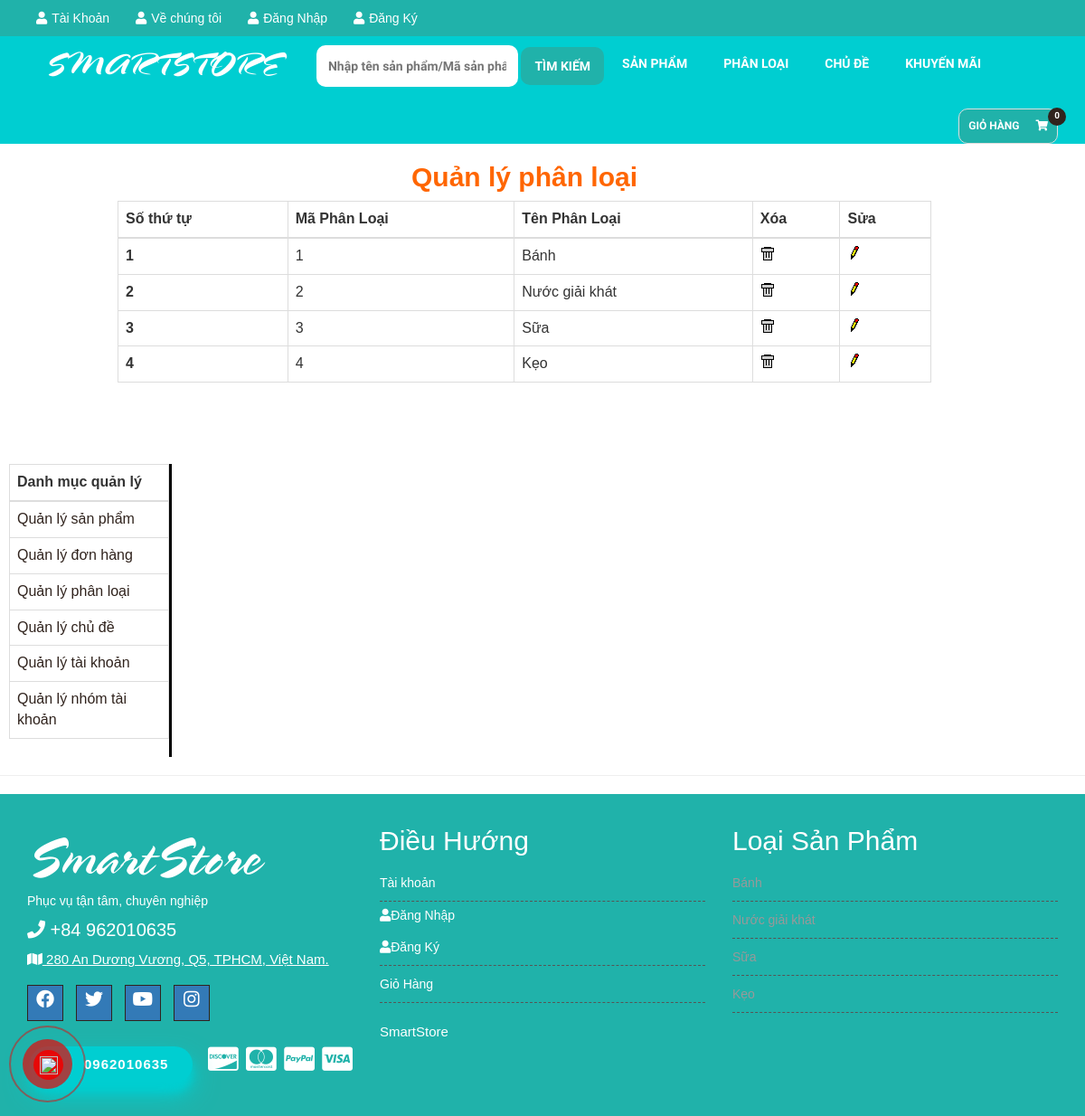
The app's page /admin.php?mod=category&act=manage with its own data.
### tables this page shows
CREATE TABLE `categories` (
  `CategoryID` int(11) NOT NULL,
  `CategoryName` varchar(255) NOT NULL,
  `Position` int(11) DEFAULT 0
);

### Controller/Category/Manage.php (called while the page is built)
<?php
	include_once("Model/Category.php");
	$cat = new Category();
	$ret = $cat->getCategoryManage();
	include_once("View/Category/Manage.php");
?>

### Model/Category.php (called while the page is built, shortened)
<?php
	include_once("Model/DataProvider.php");
	class Category{
		private $da;
		function __construct(){
			$this->da=new DataProvider();
		}
		function getCategoryManage(){
			$sql = "Select * from categories";
			return $this->da->FetchAll($sql);
		}
		function getCategory(){
			$sql= "Select * from categories";
			return $this->da->FetchAll($sql);
		}
	}
?>

### Model/DataProvider.php (called while the page is built, shortened)
<?php
	class DataProvider{
		private $link;
		function __construct()
		{
			$this->link=mysqli_connect("localhost","root","","webdack");
		}
		function ExecuteQuery($sql)
		{
			mysqli_query($this->link,"set names utf8");
			return mysqli_query($this->link, $sql);
		}
		function FetchAll($sql){
			$arr=array();
			$r = $this->ExecuteQuery($sql);
			while($row = mysqli_fetch_assoc($r)){
				$arr[]=$row;
			}
			return $arr;
		}
	}
?>

### Controller/Category/Category.php (called while the page is built)
<?php
	include_once("Model/Category.php");
	$cate = new Category();
	$result = $cate->getCategory();
	include_once("View/Category/Category.php");
?>

### Controller/Category/Categoryfooter.php (called while the page is built)
<?php
	include_once("Model/Category.php");
	$cate = new Category;
	$result = $cate->getCategory();
	include("View/Category/Categoryfooter.php");
?>

### View/Category/Manage.php (the view)
<br>
<div style="width: 900px; float: right; margin-right: 170px;">
<center><h2><a style="color: #ff6600;font-weight: bold;font-size: 30px"href="admin.php?mod=category&act=manage">Quản lý phân loại</a></h2></center>
	<table class="table table-bordered">
	<thead>
		<tr>
		<th scope="col">Số thứ tự</th>
		<th scope="col">Mã Phân Loại</th>
		<th scope="col">Tên Phân Loại</th>
		<th scope="col">Xóa</th>
		<th scope="col">Sửa</th>
		</tr>
	</thead>
	<tbody>
		<?php
		$index = 1;
		foreach ($ret as $row) { ?>
			<tr>
				<th scope="row"><?= $index ?></th>
				<td><?= $row['CategoryID'] ?></td>
				<td><?= $row['CategoryName'] ?></td>
				<td><?= "<a href=\"admin.php?mod=category&act=delete&id=$row[CategoryID]\" onclick=\"return IsDelete()\">" ?><img src="Images/Delete.gif" /></a></td>
				<td><?= "<a href=\"admin.php?mod=category&act=edit&id=$row[CategoryID]\">" ?><img src="Images/Edit.gif" /></a></td>
			</tr>
			<?php $index++;
		} ?>
	</tbody>
	</table>
<br>
</div>

### View/Category/Categoryfooter.php
<?php
    foreach ($result as $row) {
    	echo "<li><a href=\"index.php?mod=category&act=resultcategory&id={$row['CategoryID']}\">{$row['CategoryName']}</a></li>";
    }
?>

### css/style.css (style rules this page uses)
img { max-width: 100%; height: auto; }
h1, h2, h3, h4, h5, h6 { margin: 0 0 10px; }
body { font-family:Arial, Helvetica, sans-serif; background-color: #fff; }
.footer-menu ul li { border-bottom: 1px dashed #555; padding: 5px 0; }
.footer-menu a { display: block; padding: 5px 0;color: #999 }
a { color: #30231D }
body { width: 100%; }

### records on screen
categories: CategoryID "1", CategoryName "Bánh"
categories: CategoryID "2", CategoryName "Nước giải khát"
categories: CategoryID "3", CategoryName "Sữa"
categories: CategoryID "4", CategoryName "Kẹo"
